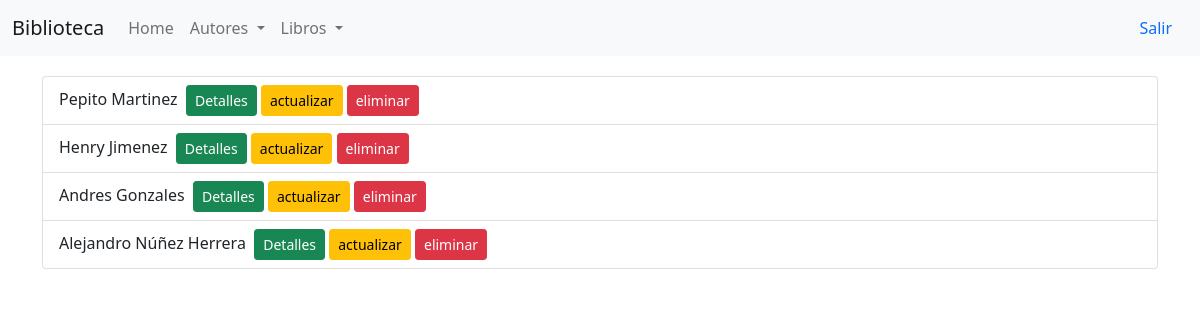
The page /autores/ on the database its author committed.
### libros/models.py (models this page shows)
class Author(models.Model):
    first_name = models.CharField(max_length=200)
    last_name = models.CharField(max_length=200)
    photo = models.CharField(max_length=200, default="link")
    birth_date = models.DateField()
    def get_name(self):
        return self.first_name + " " + self.last_name

### libros/views.py (the view)
# urls.py: path('autores/', views.listarAutores, name='autores'),
def listarAutores(request):
    lista = Author.objects.all()
    a = "hola mundo"
    context = {'lista':lista,'a':a,}
    template = loader.get_template('autores/autores.html')
    return HttpResponse(template.render(context,request))

### libros/templates/autores/autores.html (shortened to what this page needs)
{% extends "base_template.html" %}
{% load static %}
{% block headers %}
<link rel="stylesheet" href="{% static 'css/autores.css' %}">
{% endblock %}
{% block content %}
<div class="container lista">
    <ul class="list-group">
        {% for au in lista %}
        <li class="list-group-item">{{ au.get_name }} &nbsp;<a href="{% url 'autor_detail' au.id %}" class="btn btn-sm btn-success">Detalles</a>&nbsp;<a href="{% url 'autor_update' au.id %}" class="btn btn-sm btn-warning">actualizar</a>&nbsp;<a href="{% url 'autor_delete' au.id %}" class="btn btn-sm btn-danger">eliminar</a></li>
        {% endfor %}
    </ul>
</div>
{% endblock %}

### libros/static/css/autores.css (style rules this page uses)
.lista { margin-top: 20px; }

### rows shown on the page
Author: get_name "Pepito Martinez"
Author: get_name "Henry Jimenez"
Author: get_name "Andres Gonzales"
Author: get_name "Alejandro Núñez Herrera"
